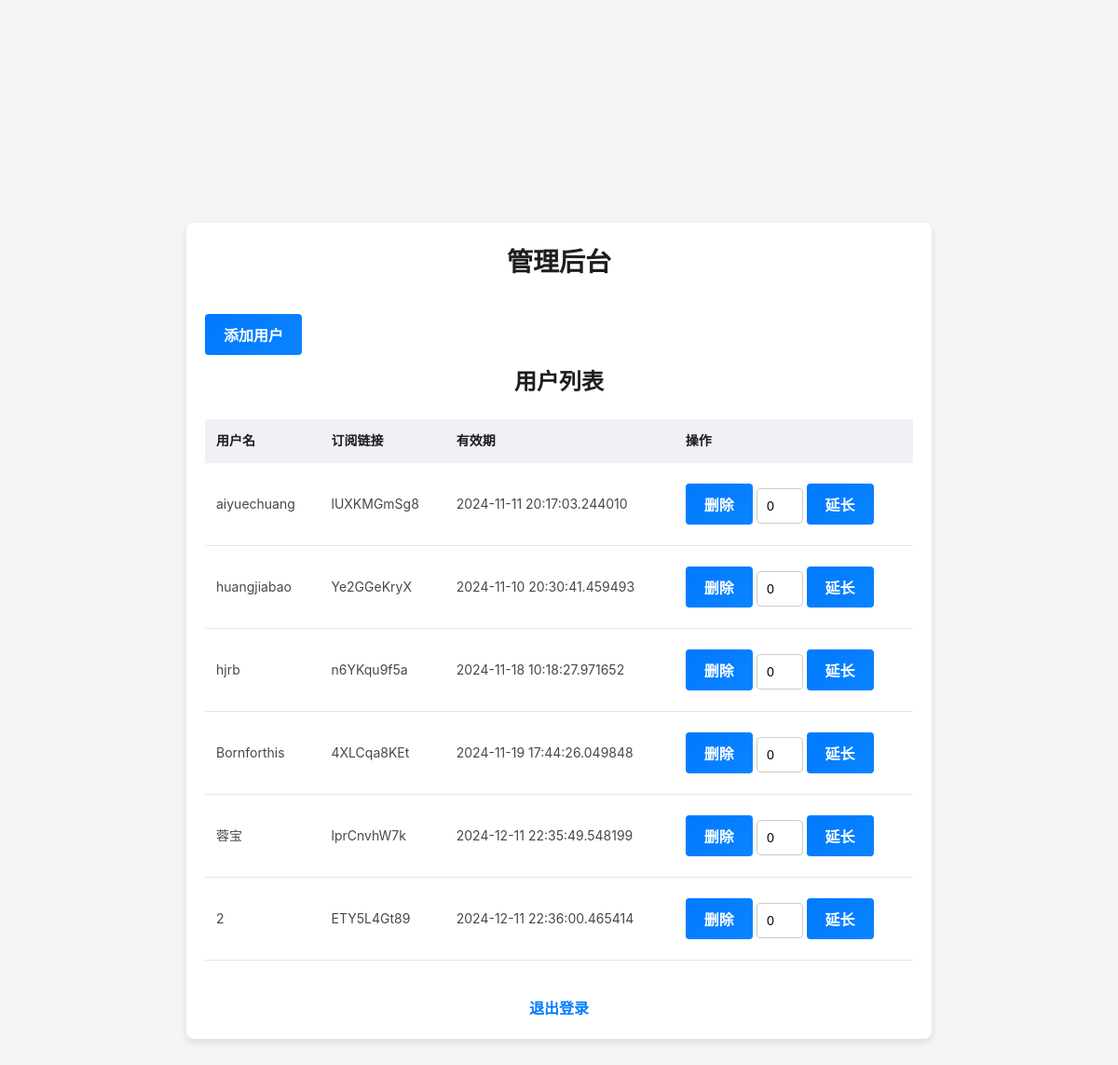
/admin (signed in), run on the app's committed database.
### app.py (models this page shows, shortened)
class User(db.Model):
    id = db.Column(db.Integer, primary_key=True)
    username = db.Column(db.String(150), nullable=False, unique=True)
    password = db.Column(db.String(150), nullable=False)
    expiration_date = db.Column(db.DateTime, nullable=True)
    subscription_link = db.Column(db.String(200), nullable=True, unique=True)

### app.py (the view, shortened to what this page needs)
@app.route('/admin', methods=['GET', 'POST'])
@admin_login_required
def admin():
    users = User.query.all()
    return render_template('admin.html', users=users)

### app.py (called while the page is built)
def admin_login_required(f):
    @wraps(f)
    def decorated_function(*args, **kwargs):
        if 'admin_logged_in' not in session:
            flash("请先登录", "danger")
            return redirect(url_for('login'))
        return f(*args, **kwargs)
    return decorated_function

### templates/admin.html (shortened to what this page needs)
<!DOCTYPE html>
<html lang="en">
<head>
    <link rel="stylesheet" href="{{ url_for('static', filename='base.css') }}">
    <link rel="stylesheet" href="{{ url_for('static', filename='admin.css') }}">
</head>
<body>
<div class="container">
    <h1>管理后台</h1>
    <button id="addUserButton" class="btn">添加用户</button>
    <h2>用户列表</h2>
    <div class="table-container">
        <table>
            <thead>
            <tr>
                <th>用户名</th>
                <th>订阅链接</th>
                <th>有效期</th>
                <th>操作</th>
            </tr>
            </thead>
            <tbody>
            {% for user in users %}
                <tr>
                    <td>{{ user.username }}</td>
                    <td>{{ user.subscription_link }}</td>
                    <td>{{ user.expiration_date }}</td>
                    <td>
                        <form method="post" style="display: inline;">
                            <button type="submit">删除</button>
                        </form>
                        <form method="post" style="display: inline;">
                            <input type="number" name="additional_days" value="0" style="width: 50px;">
                            <button type="submit">延长</button>
                        </form>
                    </td>
                </tr>
            {% endfor %}
            </tbody>
        </table>
    </div>
    <a href="{{ url_for('logout') }}" class="logout">退出登录</a>
</div>
</body>
</html>

### static/base.css (style rules this page uses)
* { margin: 0; padding: 0; box-sizing: border-box; font-family: -apple-system, BlinkMacSystemFont, "Segoe UI", Roboto, "Helvetica Neue", Arial, sans-serif; }
body { background-color: #f5f5f7; color: #333; display: flex; justify-content: center; align-items: center; min-height: 100vh; line-height: 1.6; }
.container { width: 100%; max-width: 800px; padding: 20px; background-color: #ffffff; border-radius: 16px; box-shadow: 0 4px 12px rgba(0, 0, 0, 0.1); }
h1 { font-size: 28px; margin-bottom: 24px; color: #1d1d1f; font-weight: 600; text-align: center; }
button { padding: 12px; border: none; border-radius: 8px; font-size: 16px; font-weight: 600; color: #fff; background: linear-gradient(135deg, #007aff, #0a84ff); cursor: pointer; transition: background 0.3s ease; margin: 8px 0; }

### static/admin.css (style rules this page uses)
body { font-family: Arial, sans-serif; background-color: #f5f5f7; color: #333; margin: 0; padding: 0; overflow-y: scroll; }
.container { max-width: 800px; margin: 0 auto; padding: 20px; background-color: #fff; border-radius: 8px; box-shadow: 0 4px 8px rgba(0, 0, 0, 0.1); position: relative; z-index: 1; }
h1, h2 { color: #1d1d1f; text-align: center; }
button { background-color: #007bff; color: #fff; border: none; padding: 10px 20px; margin: 10px 0; cursor: pointer; font-size: 16px; border-radius: 4px; transition: background-color 0.3s ease; }
.table-container { max-height: 600px; overflow-y: auto; margin-top: 20px; position: relative; }
table { width: 100%; border-collapse: collapse; font-size: 14px; }
thead th { position: sticky; top: 0; background-color: #f0f0f5; z-index: 1; }
tbody td { background-color: #fff; color: #48484a; }
th, td { padding: 12px; border-bottom: 1px solid #e5e5ea; text-align: left; }
th { font-weight: 600; color: #1d1d1f; }
input[type="text"], input[type="password"], input[type="number"] { width: 100%; padding: 10px; margin: 8px 0; border: 1px solid #ccc; border-radius: 4px; box-sizing: border-box; }
a.logout { display: block; text-align: center; color: #007bff; text-decoration: none; margin-top: 20px; font-weight: bold; }
html { height: 100%; }

### data on the page
User: username "aiyuechuang", subscription_link "lUXKMGmSg8", expiration_date "2024-11-11 20:17:03.244010"
User: username "huangjiabao", subscription_link "Ye2GGeKryX", expiration_date "2024-11-10 20:30:41.459493"
User: username "hjrb", subscription_link "n6YKqu9f5a", expiration_date "2024-11-18 10:18:27.971652"
User: username "Bornforthis", subscription_link "4XLCqa8KEt", expiration_date "2024-11-19 17:44:26.049848"
User: username "蓉宝", subscription_link "lprCnvhW7k", expiration_date "2024-12-11 22:35:49.548199"
User: username "2", subscription_link "ETY5L4Gt89", expiration_date "2024-12-11 22:36:00.465414"
